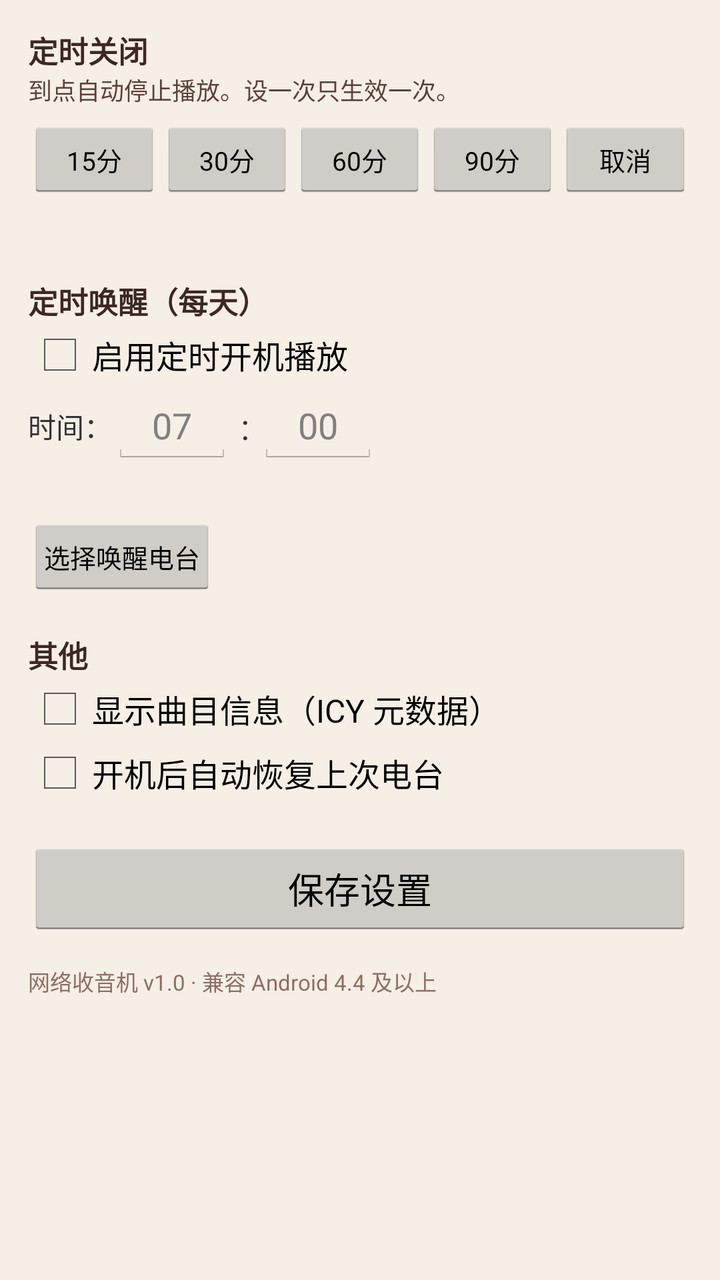
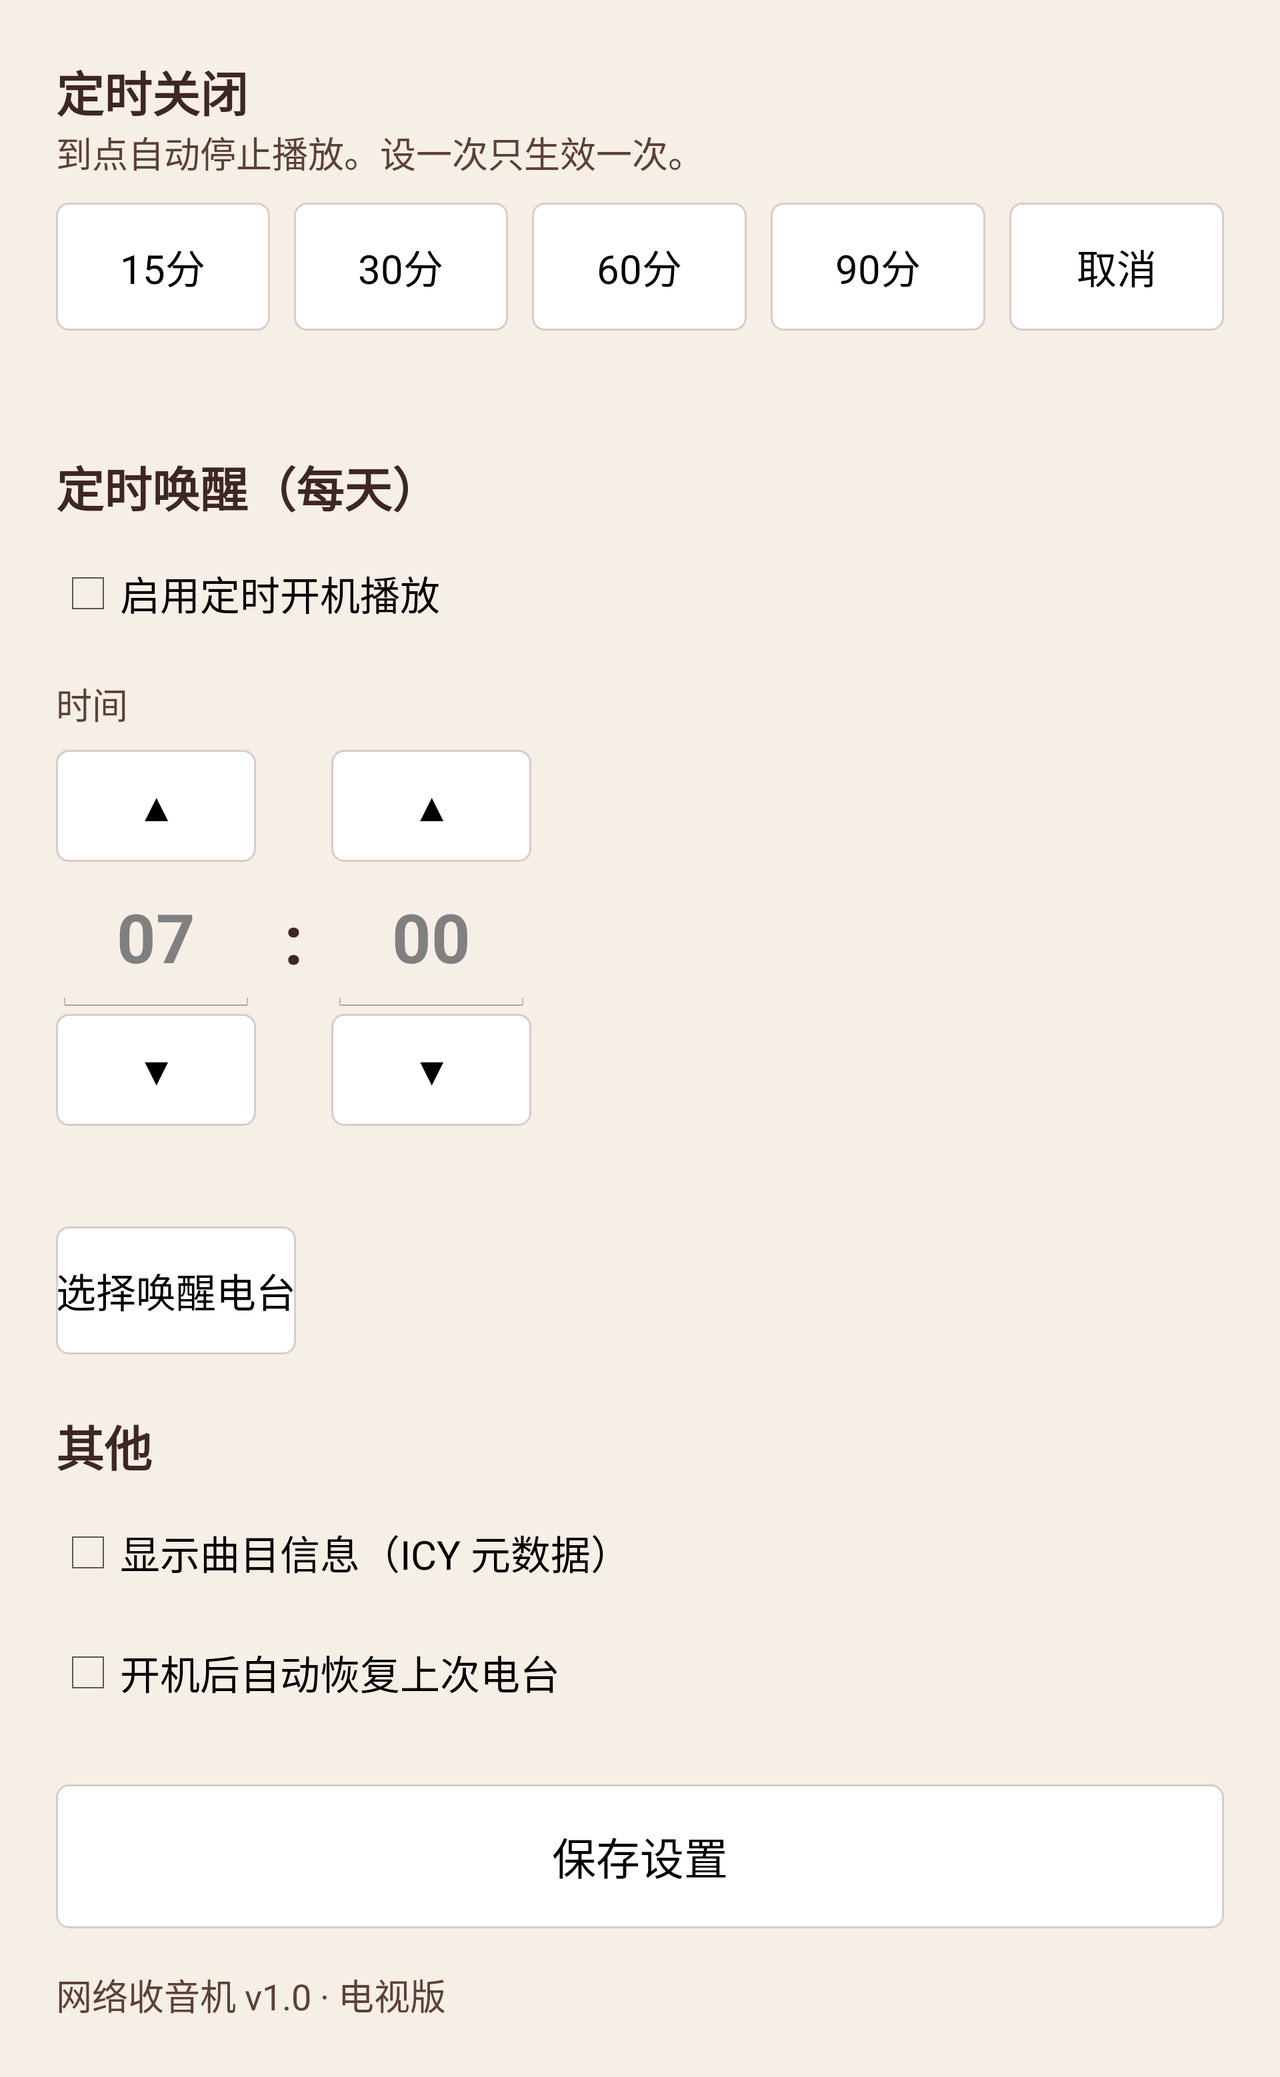

The same Android screen from two of the app's own layout files: first res/layout/ as a phone draws it, then the repository's variant for another configuration, drawn on a device whose configuration selects that folder. Both files follow.
<!-- AndroidManifest.xml: application theme AppTheme -->
<!-- res/layout/activity_settings.xml -->
<?xml version="1.0" encoding="utf-8"?>
<ScrollView xmlns:android="http://schemas.android.com/apk/res/android"
    android:layout_width="match_parent"
    android:layout_height="match_parent"
    android:background="#F5EFE6">

    <LinearLayout
        android:layout_width="match_parent"
        android:layout_height="wrap_content"
        android:orientation="vertical"
        android:padding="14dp">

        
        <TextView style="@style/SectionTitle" android:layout_width="wrap_content"
            android:layout_height="wrap_content" android:text="定时关闭" />

        <TextView
            android:layout_width="match_parent" android:layout_height="wrap_content"
            android:textSize="12sp" android:textColor="#5D4037"
            android:text="到点自动停止播放。设一次只生效一次。" />

        <LinearLayout
            android:layout_width="match_parent" android:layout_height="wrap_content"
            android:orientation="horizontal" android:layout_marginTop="6dp">
            <Button android:id="@+id/sleep_15" style="@style/SmallButton"
                android:layout_width="0dp" android:layout_height="wrap_content" android:layout_weight="1" android:text="15分" />
            <Button android:id="@+id/sleep_30" style="@style/SmallButton"
                android:layout_width="0dp" android:layout_height="wrap_content" android:layout_weight="1" android:text="30分" />
            <Button android:id="@+id/sleep_60" style="@style/SmallButton"
                android:layout_width="0dp" android:layout_height="wrap_content" android:layout_weight="1" android:text="60分" />
            <Button android:id="@+id/sleep_90" style="@style/SmallButton"
                android:layout_width="0dp" android:layout_height="wrap_content" android:layout_weight="1" android:text="90分" />
            <Button android:id="@+id/sleep_off" style="@style/SmallButton"
                android:layout_width="0dp" android:layout_height="wrap_content" android:layout_weight="1" android:text="取消" />
        </LinearLayout>

        <TextView android:id="@+id/sleep_status"
            android:layout_width="match_parent" android:layout_height="wrap_content"
            android:layout_marginTop="4dp" android:textSize="13sp" android:textColor="#2E7D32" />

        
        <TextView style="@style/SectionTitle" android:layout_width="wrap_content"
            android:layout_height="wrap_content" android:layout_marginTop="18dp"
            android:text="定时唤醒（每天）" />

        <CheckBox android:id="@+id/alarm_enabled"
            android:layout_width="wrap_content" android:layout_height="wrap_content"
            android:text="启用定时开机播放" />

        <LinearLayout
            android:layout_width="match_parent" android:layout_height="wrap_content"
            android:orientation="horizontal" android:gravity="center_vertical">
            <TextView android:layout_width="wrap_content" android:layout_height="wrap_content"
                android:text="时间：" />
            <EditText android:id="@+id/alarm_hour" android:layout_width="60dp"
                android:layout_height="wrap_content" android:inputType="number"
                android:maxLength="2" android:gravity="center" android:hint="07" />
            <TextView android:layout_width="wrap_content" android:layout_height="wrap_content"
                android:text=" : " android:textSize="18sp" />
            <EditText android:id="@+id/alarm_minute" android:layout_width="60dp"
                android:layout_height="wrap_content" android:inputType="number"
                android:maxLength="2" android:gravity="center" android:hint="00" />
        </LinearLayout>

        <TextView android:id="@+id/alarm_station_label"
            android:layout_width="match_parent" android:layout_height="wrap_content"
            android:layout_marginTop="4dp" android:textSize="13sp" android:textColor="#5D4037" />

        <Button android:id="@+id/alarm_pick" style="@style/SmallButton"
            android:layout_width="wrap_content" android:layout_height="wrap_content"
            android:layout_marginTop="4dp" android:text="选择唤醒电台" />

        
        <TextView style="@style/SectionTitle" android:layout_width="wrap_content"
            android:layout_height="wrap_content" android:layout_marginTop="18dp"
            android:text="其他" />

        <CheckBox android:id="@+id/show_icy"
            android:layout_width="wrap_content" android:layout_height="wrap_content"
            android:text="显示曲目信息（ICY 元数据）" />

        <CheckBox android:id="@+id/boot_resume"
            android:layout_width="wrap_content" android:layout_height="wrap_content"
            android:text="开机后自动恢复上次电台" />

        <Button android:id="@+id/save_btn"
            android:layout_width="match_parent" android:layout_height="wrap_content"
            android:layout_marginTop="18dp" android:text="保存设置" />

        <TextView
            android:layout_width="match_parent" android:layout_height="wrap_content"
            android:layout_marginTop="14dp" android:textSize="11sp" android:textColor="#8D6E63"
            android:text="网络收音机 v1.0 · 兼容 Android 4.4 及以上" />

    </LinearLayout>
</ScrollView>
<!-- resources referenced by this layout -->
<resources>
  <style name="SectionTitle">
          <item name="android:textSize">15sp</item>
          <item name="android:textStyle">bold</item>
          <item name="android:textColor">#3E2723</item>
      </style>
  <style name="SmallButton">
          <item name="android:textSize">13sp</item>
          <item name="android:minWidth">60dp</item>
          <item name="android:minHeight">40dp</item>
          <item name="android:paddingLeft">8dp</item>
          <item name="android:paddingRight">8dp</item>
      </style>
  <style name="AppTheme" parent="@android:style/Theme.Holo.Light.DarkActionBar">
          <item name="android:windowBackground">@android:color/background_light</item>
      </style>
</resources>
<!-- res/layout-land/activity_settings.xml (the repository's variant of the layout above) -->
<!-- drawn on the phone turned sideways -->
<?xml version="1.0" encoding="utf-8"?>
<ScrollView xmlns:android="http://schemas.android.com/apk/res/android"
    android:layout_width="match_parent"
    android:layout_height="match_parent"
    android:background="#F5EFE6">

    <LinearLayout
        android:layout_width="match_parent"
        android:layout_height="wrap_content"
        android:orientation="vertical"
        android:padding="28dp">

        
        <TextView style="@style/TvSectionTitle" android:layout_width="wrap_content"
            android:layout_height="wrap_content" android:text="定时关闭" />

        <TextView
            android:layout_width="match_parent" android:layout_height="wrap_content"
            style="@style/TvSectionNote"
            android:text="到点自动停止播放。设一次只生效一次。" />

        <LinearLayout
            android:layout_width="match_parent" android:layout_height="wrap_content"
            android:orientation="horizontal" android:layout_marginTop="12dp">
            <Button android:id="@+id/sleep_15" style="@style/TvSmallButton"
                android:layout_width="0dp" android:layout_height="wrap_content" android:layout_weight="1" android:text="15分" />
            <Button android:id="@+id/sleep_30" style="@style/TvSmallButton"
                android:layout_width="0dp" android:layout_height="wrap_content" android:layout_weight="1" android:layout_marginLeft="12dp" android:text="30分" />
            <Button android:id="@+id/sleep_60" style="@style/TvSmallButton"
                android:layout_width="0dp" android:layout_height="wrap_content" android:layout_weight="1" android:layout_marginLeft="12dp" android:text="60分" />
            <Button android:id="@+id/sleep_90" style="@style/TvSmallButton"
                android:layout_width="0dp" android:layout_height="wrap_content" android:layout_weight="1" android:layout_marginLeft="12dp" android:text="90分" />
            <Button android:id="@+id/sleep_off" style="@style/TvSmallButton"
                android:layout_width="0dp" android:layout_height="wrap_content" android:layout_weight="1" android:layout_marginLeft="12dp" android:text="取消" />
        </LinearLayout>

        <TextView android:id="@+id/sleep_status"
            android:layout_width="match_parent" android:layout_height="wrap_content"
            android:layout_marginTop="8dp" style="@style/TvSectionNote"
            android:textColor="#2E7D32" />

        
        <TextView style="@style/TvSectionTitle" android:layout_width="wrap_content"
            android:layout_height="wrap_content" android:layout_marginTop="28dp"
            android:text="定时唤醒（每天）" />

        <CheckBox android:id="@+id/alarm_enabled"
            style="@style/TvCheckBox"
            android:layout_width="wrap_content" android:layout_height="wrap_content"
            android:layout_marginTop="8dp"
            android:text="启用定时开机播放" />

        
        <TextView style="@style/TvSectionNote"
            android:layout_width="wrap_content" android:layout_height="wrap_content"
            android:layout_marginTop="14dp"
            android:text="时间" />

        <LinearLayout
            android:layout_width="wrap_content" android:layout_height="wrap_content"
            android:orientation="horizontal" android:gravity="center_vertical"
            android:layout_marginTop="10dp">

            <LinearLayout
                android:layout_width="wrap_content" android:layout_height="wrap_content"
                android:orientation="vertical" android:gravity="center_horizontal">
                <Button android:id="@+id/time_hour_up" style="@style/TvTimeButton"
                    android:layout_width="100dp" android:layout_height="56dp" android:text="▲" />
                <EditText android:id="@+id/alarm_hour"
                    style="@style/TvTimeDisplay"
                    android:layout_width="100dp" android:layout_height="76dp"
                    android:focusable="false" android:focusableInTouchMode="false"
                    android:clickable="false" android:cursorVisible="false"
                    android:inputType="none" android:gravity="center" android:hint="07" />
                <Button android:id="@+id/time_hour_down" style="@style/TvTimeButton"
                    android:layout_width="100dp" android:layout_height="56dp" android:text="▼" />
            </LinearLayout>

            <TextView style="@style/TvTimeDisplay"
                android:layout_width="wrap_content" android:layout_height="wrap_content"
                android:layout_marginLeft="14dp" android:layout_marginRight="14dp"
                android:text=":" />

            <LinearLayout
                android:layout_width="wrap_content" android:layout_height="wrap_content"
                android:orientation="vertical" android:gravity="center_horizontal">
                <Button android:id="@+id/time_min_up" style="@style/TvTimeButton"
                    android:layout_width="100dp" android:layout_height="56dp" android:text="▲" />
                <EditText android:id="@+id/alarm_minute"
                    style="@style/TvTimeDisplay"
                    android:layout_width="100dp" android:layout_height="76dp"
                    android:focusable="false" android:focusableInTouchMode="false"
                    android:clickable="false" android:cursorVisible="false"
                    android:inputType="none" android:gravity="center" android:hint="00" />
                <Button android:id="@+id/time_min_down" style="@style/TvTimeButton"
                    android:layout_width="100dp" android:layout_height="56dp" android:text="▼" />
            </LinearLayout>
        </LinearLayout>

        <TextView android:id="@+id/alarm_station_label"
            android:layout_width="match_parent" android:layout_height="wrap_content"
            android:layout_marginTop="16dp" style="@style/TvSectionNote" />

        <Button android:id="@+id/alarm_pick" style="@style/TvSmallButton"
            android:layout_width="wrap_content" android:layout_height="wrap_content"
            android:layout_marginTop="10dp" android:text="选择唤醒电台" />

        
        <TextView style="@style/TvSectionTitle" android:layout_width="wrap_content"
            android:layout_height="wrap_content" android:layout_marginTop="28dp"
            android:text="其他" />

        <CheckBox android:id="@+id/show_icy" style="@style/TvCheckBox"
            android:layout_width="wrap_content" android:layout_height="wrap_content"
            android:layout_marginTop="8dp"
            android:text="显示曲目信息（ICY 元数据）" />

        <CheckBox android:id="@+id/boot_resume" style="@style/TvCheckBox"
            android:layout_width="wrap_content" android:layout_height="wrap_content"
            android:layout_marginTop="4dp"
            android:text="开机后自动恢复上次电台" />

        <Button android:id="@+id/save_btn" style="@style/TvPrimaryButton"
            android:layout_width="match_parent" android:layout_height="72dp"
            android:layout_marginTop="28dp" android:text="保存设置" />

        <TextView
            android:layout_width="match_parent" android:layout_height="wrap_content"
            android:layout_marginTop="20dp" style="@style/TvSectionNote"
            android:text="网络收音机 v1.0 · 电视版" />

    </LinearLayout>
</ScrollView>
<!-- resources referenced by the variant -->
<!-- as the phone turned sideways resolves them -->
<resources>
  <!-- from res/values-land/ -->
  <style name="TvCheckBox">
          <item name="android:textSize">20sp</item>
          <item name="android:minHeight">56dp</item>
      </style>
  <!-- from res/values-land/ -->
  <style name="TvPrimaryButton">
          <item name="android:textSize">22sp</item>
          <item name="android:background">@drawable/btn_focus</item>
      </style>
  <!-- from res/values-land/ -->
  <style name="TvSectionNote">
          <item name="android:textSize">18sp</item>
          <item name="android:textColor">#5D4037</item>
      </style>
  <!-- from res/values-land/ -->
  <style name="TvSectionTitle">
          <item name="android:textSize">24sp</item>
          <item name="android:textStyle">bold</item>
          <item name="android:textColor">#3E2723</item>
      </style>
  <!-- from res/values-land/ -->
  <style name="TvSmallButton">
          <item name="android:textSize">20sp</item>
          <item name="android:minHeight">64dp</item>
          <item name="android:background">@drawable/btn_focus</item>
      </style>
  <!-- from res/values-land/ -->
  <style name="TvTimeButton">
          <item name="android:textSize">20sp</item>
          <item name="android:background">@drawable/btn_focus</item>
      </style>
  <!-- from res/values-land/ -->
  <style name="TvTimeDisplay">
          <item name="android:textSize">34sp</item>
          <item name="android:textColor">#3E2723</item>
          <item name="android:textStyle">bold</item>
      </style>
  <style name="AppTheme" parent="@android:style/Theme.Holo.Light.DarkActionBar">
          <item name="android:windowBackground">@android:color/background_light</item>
      </style>
  <!-- drawable btn_focus (drawable) -->
  <?xml version="1.0" encoding="utf-8"?>
  <selector xmlns:android="http://schemas.android.com/apk/res/android">
      <item android:state_focused="true">
          <shape android:shape="rectangle">
              <solid android:color="#FFF3F0" />
              <stroke android:width="4dp" android:color="#C62828" />
              <corners android:radius="6dp" />
          </shape>
      </item>
      <item android:state_pressed="true">
          <shape android:shape="rectangle">
              <solid android:color="#E8DCD4" />
              <corners android:radius="6dp" />
          </shape>
      </item>
      <item>
          <shape android:shape="rectangle">
              <solid android:color="#FFFFFF" />
              <stroke android:width="1dp" android:color="#D7CCC8" />
              <corners android:radius="6dp" />
          </shape>
      </item>
  </selector>
</resources>
